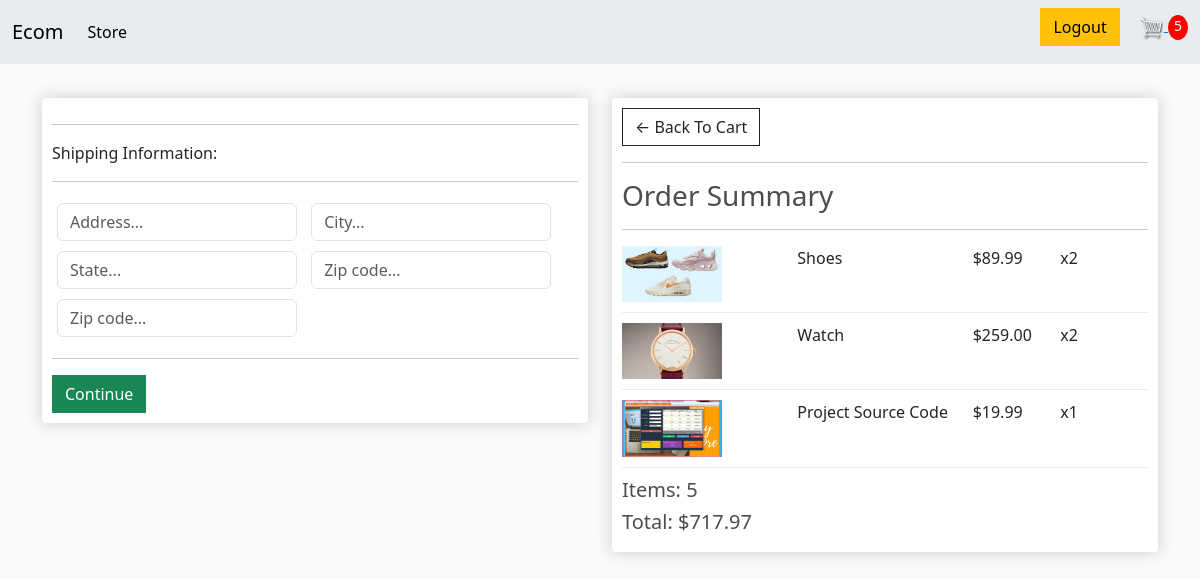
Screenshot of /checkout/ (signed in) with the database file from the repository.
### core/models.py (models this page shows, shortened)
class OrderItem(models.Model):
    product = models.ForeignKey(Product, on_delete=models.SET_NULL, null=True, blank=True)
    order = models.ForeignKey(Order, on_delete=models.SET_NULL, null=True, blank=True)
    quantity = models.IntegerField(default=0, null=True, blank=True)
    date_added = models.DateTimeField(auto_now_add=True)
    @property
    def get_total(self):
        total = self.product.price * self.quantity
        return total

class Product(models.Model):
    name = models.CharField(max_length=200)
    price = models.DecimalField(max_digits=7, decimal_places=2)
    digital = models.BooleanField(default=False, null=True, blank=True)
    image = models.ImageField(null=True, blank=True, upload_to='images/')
    @property
    def imageURL(self):
        try:
            url = self.image.url
        except:
            url = ''
        return url

class Order(models.Model):
    customer = models.ForeignKey(Customer, on_delete=models.SET_NULL, null=True, blank=True)
    date_ordered = models.DateTimeField(auto_now_add=True)
    complete = models.BooleanField(default=False, null=True, blank=True)
    transaction_id = models.CharField(max_length=100, null=True)
    @property
    def shipping(self):
        shipping = False
        orderitems = self.orderitem_set.all()
        for item in orderitems:
            if item.product.digital == False:
                shipping = True
        return shipping
    @property
    def get_cart_total(self):
        orderitems = self.orderitem_set.all()
        total = sum([item.get_total for item in orderitems])
        return total
    @property
    def get_cart_items(self):
        orderitems = self.orderitem_set.all()
        total = sum([item.quantity for item in orderitems])
        return total

### core/views.py (the view)
# urls.py: path('checkout/', views.checkout, name='checkout'),
def checkout(request):
    data = cartData(request)
    cartItems = data['cartItems']
    order = data['order']
    items = data['items']
    context = {'items': items, 'order': order, 'cartItems': cartItems}
    return render(request, 'core/checkout.html', context)

### core/utils.py (called while the page is built)
def cartData(request):
    if request.user.is_authenticated:
        customer = request.user.customer
        order, created = Order.objects.get_or_create(customer=customer, complete=False)
        items = order.orderitem_set.all()
        cartItems = order.get_cart_items
    else:
        cookieData = cookieCart(request)
        cartItems = cookieData['cartItems']
        order = cookieData['order']
        items = cookieData['items']
    return {'cartItems': cartItems, 'order': order, 'items': items}

### core/templates/core/checkout.html (shortened to what this page needs)
{% extends 'core/main.html' %}
{% load static %}
{% block content %}
<div class="row">
    <div class="col-lg-6">
        <div class="box-element" id="form-wrapper">
            <form id="form">
                <div id="shipping-info">
                    <hr>
                    <p>Shipping Information:</p>
                    <hr>
                    <div class="form-field">
                        <input type="text" class="form-control" name="address" placeholder="Address..." >
                    </div>
                    <div class="form-field">
                        <input type="text" class="form-control" name="city" placeholder="City..." >
                    </div>
                    <div class="form-field">
                        <input type="text" class="form-control" name="state" placeholder="State..." >
                    </div>
                    <div class="form-field">
                        <input type="text" class="form-control" name="zipcode" placeholder="Zip code..." >
                    </div>
                    <div class="form-field">
                        <input type="text" class="form-control" name="country" placeholder="Zip code..." >
                    </div>
                </div>
                <hr>
                <input class="btn btn-success btn-block" type="submit" id="form-button" value="Continue">
            </form>
        </div>
        <br>
    </div>
    <div class="col-lg-6">
        <div class="box-element">
            <a href="{% url 'cart' %}" class="btn btn-outline-dark">&#x2190; Back To Cart</a>
            <hr>
            <h3>Order Summary</h3>
            <hr>
            {% for item in items %}
            <div class="cart-row">
                <div style="flex: 2;"><img class="row-image" src="{{item.product.imageURL}}" alt="product"></div>
                <div style="flex: 2;"><p>{{item.product.name}}</p></div>
                <div style="flex: 1;"><p>${{item.product.price|floatformat:2}}</p></div>
                <div style="flex: 1;">x{{item.quantity}}</div>
            </div>
            {% endfor %}
            <h5>Items: {{order.get_cart_items}}</h5>
            <h5>Total: ${{order.get_cart_total|floatformat:2}}</h5>
        </div>
    </div>
</div>
{% endblock %}

### static/css/main.css (style rules this page uses)
body { background-color: hsl(0, 0%, 98%); }
h1, h2, h3, h4, h5, h6 { color: hsl(0, 0%, 30%); }
.box-element { box-shadow: hsl(0, 0%, 80%) 0 0 16px; background-color: #fff; border-radius: 4px; padding: 10px; }
.col-lg-4, .col-lg-6, .col-lg-8, .col-lg-12 { margin-top: 10px; }
.btn { border-radius: 0; }
.row-image { width: 100px; }
.form-field { width: 250px; display: inline-block; padding: 5px; }
.cart-row { display: flex; align-items: flex-stretch; padding-bottom: 10px; margin-bottom: 10px; border-bottom: 1px solid #ececec; }

### rows the page displays
OrderItem: product.imageURL (picture), product.name "Shoes", product.price "89.99", quantity "2"
OrderItem: product.imageURL (picture), product.name "Watch", product.price "259.00", quantity "2"
OrderItem: product.imageURL (picture), product.name "Project Source Code", product.price "19.99", quantity "1"
Order: get_cart_items "5", get_cart_total "717.97"

### other values shown
{{ cartItems }} "5"
